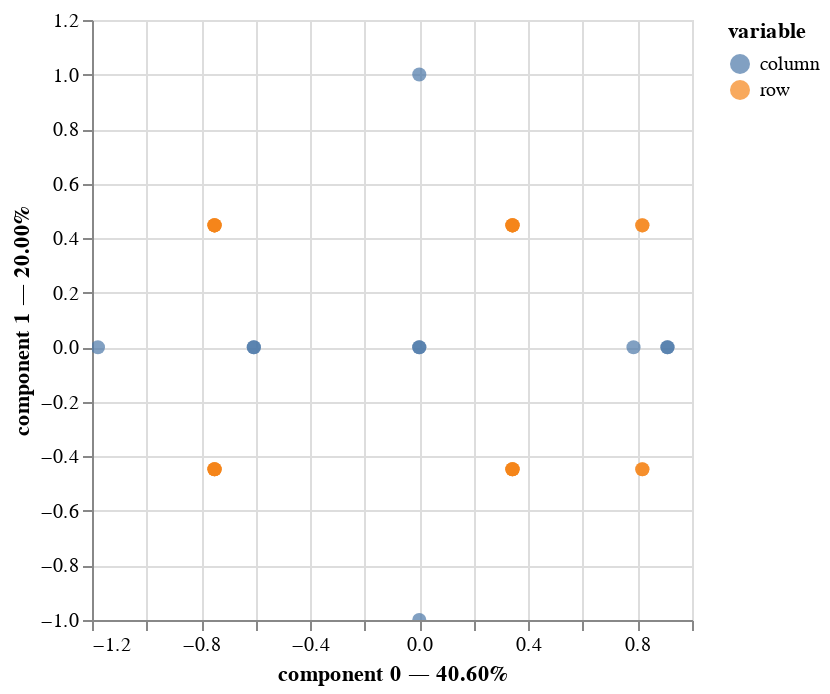

Write notebook code for a chart like this one.
### Code cell
mca.plot(
    balloons,
    x_component=0,
    y_component=1,
    show_column_markers=True,
    show_row_markers=True,
    show_column_labels=False,
    show_row_labels=False,
)

### Figure 1 — Vega-Lite specification as saved in the notebook (floating-point values rounded to 4 significant figures)
{"config": {"view": {"continuousWidth": 300, "continuousHeight": 300}}, "layer": [{"data": {"name": "data-72814fc7258b7432a498f328f5d80a69"}, "mark": {"type": "circle", "size": 50}, "encoding": {"color": {"field": "variable", "type": "nominal"}, "tooltip": [{"field": "variable", "type": "nominal"}, {"field": "value", "type": "nominal"}, {"field": "component 0", "type": "quantitative"}, {"field": "component 1", "type": "quantitative"}], "x": {"axis": {"title": "component 0 — 40.60%"}, "field": "component 0", "scale": {"zero": false}, "type": "quantitative"}, "y": {"axis": {"title": "component 1 — 20.00%"}, "field": "component 1", "scale": {"zero": false}, "type": "quantitative"}}, "name": "view_1"}, {"data": {"name": "data-b7f0b396b1bc7f6e948d416630b0deab"}, "mark": {"type": "circle", "size": 50}, "encoding": {"color": {"field": "variable", "type": "nominal"}, "tooltip": [{"field": "variable", "type": "nominal"}, {"field": "value", "type": "nominal"}, {"field": "component 0", "type": "quantitative"}, {"field": "component 1", "type": "quantitative"}], "x": {"axis": {"title": "component 0 — 40.60%"}, "field": "component 0", "scale": {"zero": false}, "type": "quantitative"}, "y": {"axis": {"title": "component 1 — 20.00%"}, "field": "component 1", "scale": {"zero": false}, "type": "quantitative"}}}], "params": [{"name": "param_1", "select": {"type": "interval", "encodings": ["x", "y"]}, "bind": "scales", "views": ["view_1"]}], "$schema": "https://vega.github.io/schema/vega-lite/v5.20.1.json", "datasets": {"data-72814fc7258b7432a498f328f5d80a69": [{"component 0": -0.7507, "component 1": -0.4472, "component 2": -0.4472, "variable": "row", "value": "0", "label": 0}, {"component 0": -0.7507, "component 1": -0.4472, "component 2": -0.4472, "variable": "row", "value": "1", "label": 1}, {"component 0": 0.3418, "component 1": -0.4472, "component 2": -0.4472, "variable": "row", "value": "2", "label": 2}, {"component 0": 0.3418, "component 1": -0.4472, "component 2": -0.4472, "variable": "row", "value": "3", "label": 3}, {"component 0": 0.8179, "component 1": -0.4472, "component 2": -0.4472, "variable": "row", "value": "4", "label": 4}, {"component 0": -0.7507, "component 1": -0.4472, "component 2": 0.4472, "variable": "row", "value": "5", "label": 5}, {"component 0": -0.7507, "component 1": -0.4472, "component 2": 0.4472, "variable": "row", "value": "6", "label": 6}, {"component 0": 0.3418, "component 1": -0.4472, "component 2": 0.4472, "variable": "row", "value": "7", "label": 7}, {"component 0": 0.3418, "component 1": -0.4472, "component 2": 0.4472, "variable": "row", "value": "8", "label": 8}, {"component 0": 0.8179, "component 1": -0.4472, "component 2": 0.4472, "variable": "row", "value": "9", "label": 9}, {"component 0": -0.7507, "component 1": 0.4472, "component 2": -0.4472, "variable": "row", "value": "10", "label": 10}, {"component 0": -0.7507, "component 1": 0.4472, "component 2": -0.4472, "variable": "row", "value": "11", "label": 11}, {"component 0": 0.3418, "component 1": 0.4472, "component 2": -0.4472, "variable": "row", "value": "12", "label": 12}, {"component 0": 0.3418, "component 1": 0.4472, "component 2": -0.4472, "variable": "row", "value": "13", "label": 13}, {"component 0": 0.8179, "component 1": 0.4472, "component 2": -0.4472, "variable": "row", "value": "14", "label": 14}, {"component 0": -0.7507, "component 1": 0.4472, "component 2": 0.4472, "variable": "row", "value": "15", "label": 15}, {"component 0": -0.7507, "component 1": 0.4472, "component 2": 0.4472, "variable": "row", "value": "16", "label": 16}, {"component 0": 0.3418, "component 1": 0.4472, "component 2": 0.4472, "variable": "row", "value": "17", "label": 17}, {"component 0": 0.3418, "component 1": 0.4472, "component 2": 0.4472, "variable": "row", "value": "18", "label": 18}, {"component 0": 0.8179, "component 1": 0.4472, "component 2": 0.4472, "variable": "row", "value": "19", "label": 19}], "data-b7f0b396b1bc7f6e948d416630b0deab": [{"component 0": -1.63e-16, "component 1": 1.0, "component 2": 3.654e-16, "variable": "column", "value": "Color__PURPLE", "label": "Color__PURPLE"}, {"component 0": 4.081e-16, "component 1": -1.0, "component 2": 3.705e-16, "variable": "column", "value": "Color__YELLOW", "label": "Color__YELLOW"}, {"component 0": 2.811e-16, "component 1": 3.603e-16, "component 2": 1.0, "variable": "column", "value": "Size__LARGE", "label": "Size__LARGE"}, {"component 0": -5.201e-17, "component 1": 4.976e-16, "component 2": -1.0, "variable": "column", "value": "Size__SMALL", "label": "Size__SMALL"}, {"component 0": 0.9101, "component 1": 7.147e-16, "component 2": 8.184e-16, "variable": "column", "value": "Action__DIP", "label": "Action__DIP"}, {"component 0": -0.6067, "component 1": 1.442e-16, "component 2": 4.427e-17, "variable": "column", "value": "Action__STRETCH", "label": "Action__STRETCH"}, {"component 0": -0.6067, "component 1": -5.339e-17, "component 2": 7.268e-16, "variable": "column", "value": "Age__ADULT", "label": "Age__ADULT"}, {"component 0": 0.9101, "component 1": 9.784e-16, "component 2": -1.947e-16, "variable": "column", "value": "Age__CHILD", "label": "Age__CHILD"}, {"component 0": 0.7855, "component 1": 7.407e-16, "component 2": 3.703e-16, "variable": "column", "value": "Inflated__F", "label": "Inflated__F"}, {"component 0": -1.178, "component 1": -2.87e-16, "component 2": 3.302e-16, "variable": "column", "value": "Inflated__T", "label": "Inflated__T"}]}}
